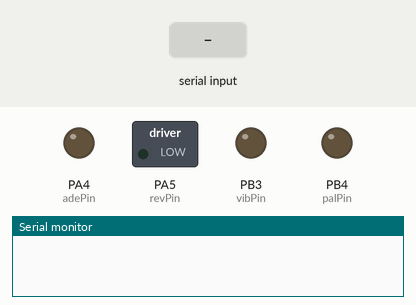
The program below on a simulated STM32 Blue Pill. On the bench: switched loads named in the program (green lamp = pin HIGH), output pins drawn as LEDs (lit = HIGH), the last lines printed to the serial monitor. Dashed ring = blinking. The inputs (shaded band) are chosen by the test bench. The audio player accepts every command and is not drawn.

Above: at 1.7 s.
1.8 s: "d" received over the second serial link
At 2.9 s:
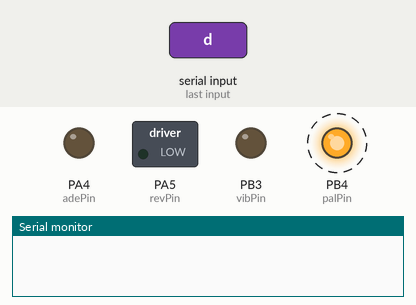
5.5 s: "b" received over the second serial link
At 6.4 s:
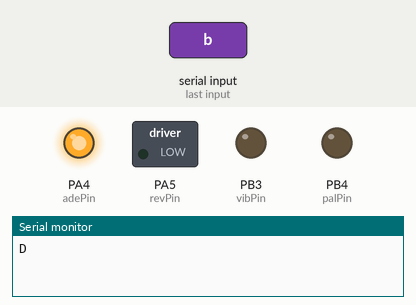
13.0 s: "c" received over the second serial link
At 16.8 s:
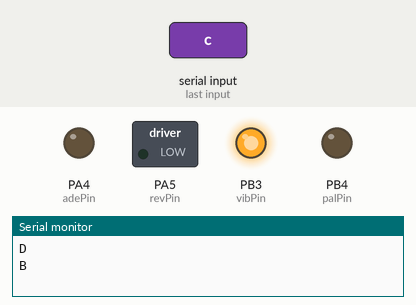
Timing chart, 0 to 23.1 s (numbered marks = the images above; inputs shaded):
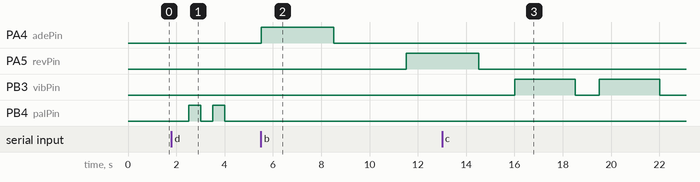

The program:

main.cpp
```cpp
#include <Arduino.h>
#include <DFRobotDFPlayerMini.h>

char charEntrada;
int vibPin = PB3;
int palPin = PB4;
int adePin = PA4;
int revPin = PA5;

DFRobotDFPlayerMini player;

void setup()
{
  Serial.begin(9600);
  Serial1.begin(9600); // Pines A9 TX y A10 RX
  Serial2.begin(9600); // Pines A2 TX y A3 RX
  pinMode(vibPin, OUTPUT);
  pinMode(palPin, OUTPUT);
  pinMode(adePin, OUTPUT);
  pinMode(revPin, OUTPUT);
  if (player.begin(Serial2))
  {
    Serial1.println("OK");
    player.volume(30);
  } else {
    Serial1.println("Conexión a DFPLayer Mini fallo.");
  }
}

void loop()
{
  if (Serial1.available() > 0)
  {
    charEntrada = Serial1.read();
    switch (charEntrada)
    {
    case 'a':
    /* Comienza a sonar el archivo de sonido durante 1.5 segundos y luego se
    detiene */
      player.play(1);
      Serial.println("A");
      delay(1500);
      player.stop();
      break;

    case 'b':
    /* El motor gira durante 3 segundos para apretar la banda y dar una
    sensacion de abrazo, se mantiene apretado durante 3 segundos mas
    y luego gira en el sentido contrario para soltar a la persona */
      digitalWrite(adePin, HIGH);
      digitalWrite(revPin, LOW);
      delay(3000);

      digitalWrite(adePin, LOW);
      digitalWrite(revPin, LOW);
      delay(3000);

      digitalWrite(adePin, LOW);
      digitalWrite(revPin, HIGH);
      delay(3000);

      digitalWrite(adePin, LOW);
      digitalWrite(revPin, LOW);
      delay(500);
      Serial.println("B");
      break;

    case 'c':
    /* Los motores vibradores comienzan a actuar durante 2.5 segundos, se
    detienen durante 1 segundo y el proceso se repite una vez mas */
      digitalWrite(vibPin, HIGH);
      delay(2500);

      digitalWrite(vibPin, LOW);
      delay(1000);

      digitalWrite(vibPin, HIGH);
      delay(2500);

      digitalWrite(vibPin, LOW);
      Serial.println("C");
      break;

    case 'd':
      digitalWrite(palPin, HIGH);
      delay(500);
      digitalWrite(palPin, LOW);
      delay(500);
      digitalWrite(palPin, HIGH);
      delay(500);
      digitalWrite(palPin, LOW);
      delay(500);
      Serial.println("D");
    }
  }
  delay(1000);
}
```

Measured:
- after the input at 1.8 s, PB4 (palPin): alternates HIGH for 0.50 s and LOW for 0.50 s, 4 changes in all, then stays LOW, starting after 0.71 s
- after the input at 5.5 s, PA4 (adePin): LOW → HIGH at once, → LOW 3.0 s later; PA5 (revPin): LOW → HIGH after 6.0 s
- after the input at 13.0 s, PB3 (vibPin): alternates HIGH for 2.5 s and LOW for 1.0 s, starting after 3.0 s
